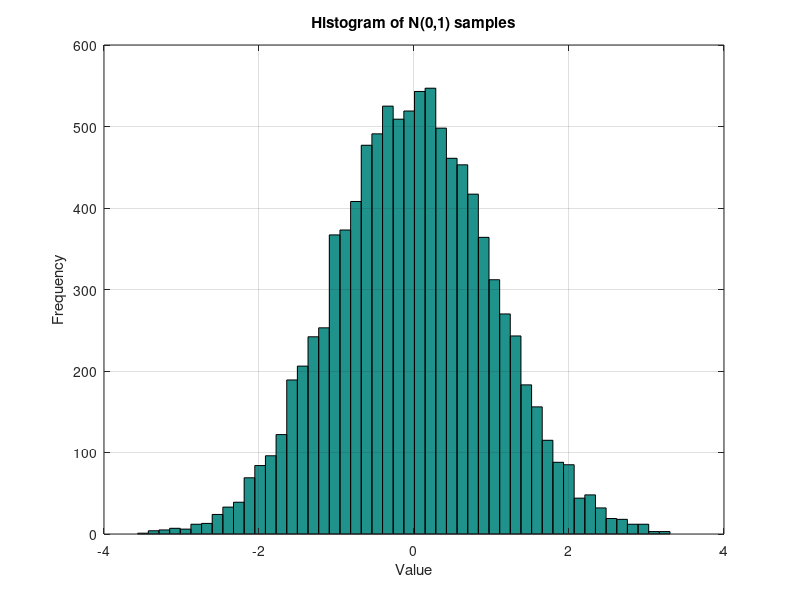

Write the MATLAB code that produced this figure.
% plot_hist.m
% Histogram of N(0,1) samples to check Gaussian sampling.

clear all; close all; clc;

N = 10000;
G = randn(N, 1);

figure;
hist(G, 50);  % 50 bins
title('Histogram of N(0,1) samples');
xlabel('Value');
ylabel('Frequency');
grid on;
